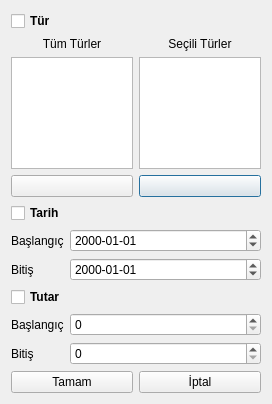
<?xml version="1.0" encoding="UTF-8"?>
<ui version="4.0">
 <class>kistasgiderler</class>
 <widget class="QDialog" name="kistasgiderler">
  <property name="geometry">
   <rect>
    <x>0</x>
    <y>0</y>
    <width>272</width>
    <height>404</height>
   </rect>
  </property>
  <property name="windowTitle">
   <string>Dialog</string>
  </property>
  <layout class="QGridLayout" name="gridLayout_4">
   <item row="0" column="0" colspan="2">
    <layout class="QFormLayout" name="formLayout">
     <property name="fieldGrowthPolicy">
      <enum>QFormLayout::AllNonFixedFieldsGrow</enum>
     </property>
     <item row="1" column="0" colspan="2">
      <layout class="QGridLayout" name="gridLayout_2">
       <item row="0" column="0" colspan="2">
        <widget class="QCheckBox" name="cbTarih">
         <property name="font">
          <font>
           <weight>75</weight>
           <bold>true</bold>
          </font>
         </property>
         <property name="text">
          <string>Tarih</string>
         </property>
        </widget>
       </item>
       <item row="1" column="0">
        <widget class="QLabel" name="lblTarihBaslangic">
         <property name="sizePolicy">
          <sizepolicy hsizetype="Maximum" vsizetype="Preferred">
           <horstretch>0</horstretch>
           <verstretch>0</verstretch>
          </sizepolicy>
         </property>
         <property name="text">
          <string>Başlangıç</string>
         </property>
        </widget>
       </item>
       <item row="1" column="1">
        <widget class="QDateEdit" name="dtBaslangic">
         <property name="displayFormat">
          <string>yyyy-MM-dd</string>
         </property>
        </widget>
       </item>
       <item row="2" column="0">
        <widget class="QLabel" name="lblTarihBitis">
         <property name="sizePolicy">
          <sizepolicy hsizetype="Maximum" vsizetype="Preferred">
           <horstretch>0</horstretch>
           <verstretch>0</verstretch>
          </sizepolicy>
         </property>
         <property name="text">
          <string>Bitiş</string>
         </property>
        </widget>
       </item>
       <item row="2" column="1">
        <widget class="QDateEdit" name="dtBitis">
         <property name="displayFormat">
          <string>yyyy-MM-dd</string>
         </property>
        </widget>
       </item>
      </layout>
     </item>
     <item row="2" column="0" colspan="2">
      <layout class="QGridLayout" name="gridLayout_3">
       <item row="0" column="0" colspan="2">
        <widget class="QCheckBox" name="cbTutar">
         <property name="font">
          <font>
           <weight>75</weight>
           <bold>true</bold>
          </font>
         </property>
         <property name="text">
          <string>Tutar</string>
         </property>
        </widget>
       </item>
       <item row="1" column="0">
        <widget class="QLabel" name="lblTutarBaslangic">
         <property name="sizePolicy">
          <sizepolicy hsizetype="Maximum" vsizetype="Preferred">
           <horstretch>0</horstretch>
           <verstretch>0</verstretch>
          </sizepolicy>
         </property>
         <property name="text">
          <string>Başlangıç</string>
         </property>
        </widget>
       </item>
       <item row="2" column="0">
        <widget class="QLabel" name="lblTutarBitis">
         <property name="sizePolicy">
          <sizepolicy hsizetype="Maximum" vsizetype="Preferred">
           <horstretch>0</horstretch>
           <verstretch>0</verstretch>
          </sizepolicy>
         </property>
         <property name="text">
          <string>Bitiş</string>
         </property>
        </widget>
       </item>
       <item row="2" column="1">
        <widget class="QSpinBox" name="sbTutarBitis">
         <property name="maximum">
          <number>999999999</number>
         </property>
         <property name="singleStep">
          <number>100</number>
         </property>
        </widget>
       </item>
       <item row="1" column="1">
        <widget class="QSpinBox" name="sbTutarBaslangic">
         <property name="maximum">
          <number>999999999</number>
         </property>
         <property name="singleStep">
          <number>100</number>
         </property>
        </widget>
       </item>
      </layout>
     </item>
     <item row="0" column="0" colspan="2">
      <layout class="QGridLayout" name="gridLayout">
       <item row="0" column="0" colspan="2">
        <widget class="QCheckBox" name="cbTur">
         <property name="font">
          <font>
           <weight>75</weight>
           <bold>true</bold>
          </font>
         </property>
         <property name="text">
          <string>Tür</string>
         </property>
        </widget>
       </item>
       <item row="3" column="1">
        <widget class="QPushButton" name="btnTurCikar">
         <property name="text">
          <string/>
         </property>
        </widget>
       </item>
       <item row="3" column="0">
        <widget class="QPushButton" name="btnTurEkle">
         <property name="text">
          <string/>
         </property>
        </widget>
       </item>
       <item row="2" column="1">
        <widget class="QListWidget" name="txtSeciliTurler">
         <property name="selectionMode">
          <enum>QAbstractItemView::ContiguousSelection</enum>
         </property>
        </widget>
       </item>
       <item row="2" column="0">
        <widget class="QListWidget" name="txtTumTurler">
         <property name="selectionMode">
          <enum>QAbstractItemView::ContiguousSelection</enum>
         </property>
        </widget>
       </item>
       <item row="1" column="0">
        <widget class="QLabel" name="lblTumTurler">
         <property name="text">
          <string>Tüm Türler</string>
         </property>
         <property name="alignment">
          <set>Qt::AlignCenter</set>
         </property>
        </widget>
       </item>
       <item row="1" column="1">
        <widget class="QLabel" name="lblSeciliTurler">
         <property name="text">
          <string>Seçili Türler</string>
         </property>
         <property name="alignment">
          <set>Qt::AlignCenter</set>
         </property>
        </widget>
       </item>
      </layout>
     </item>
    </layout>
   </item>
   <item row="1" column="1">
    <widget class="QPushButton" name="btnIptal">
     <property name="text">
      <string>İptal</string>
     </property>
    </widget>
   </item>
   <item row="1" column="0">
    <widget class="QPushButton" name="btnTamam">
     <property name="text">
      <string>Tamam</string>
     </property>
    </widget>
   </item>
  </layout>
  <zorder>layoutWidget</zorder>
  <zorder></zorder>
  <zorder>btnIptal</zorder>
  <zorder>btnTamam</zorder>
 </widget>
 <resources/>
 <connections/>
</ui>
